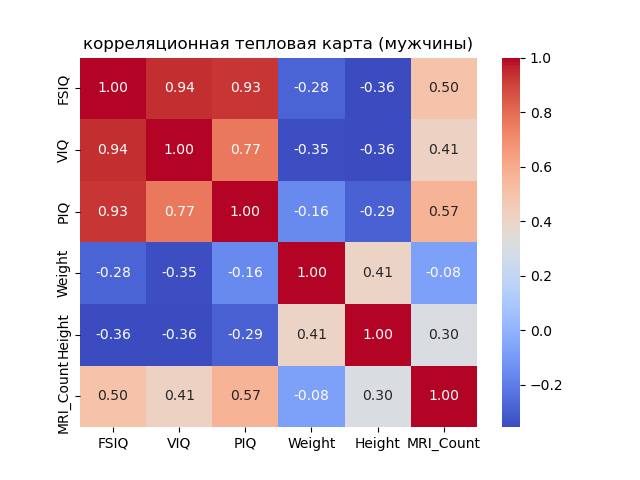

This chart was generated by the following Python code:
import seaborn as sns
import matplotlib.pyplot as plt
import pandas as pd

brainFrame = pd.read_csv('brainsize.txt', delimiter='\t')

menDf = brainFrame[brainFrame['Gender'] == 'Male']
womenDf = brainFrame[brainFrame['Gender'] == 'Female']

mcorr = menDf.corr(method='pearson', numeric_only=True)

sns.heatmap(mcorr, annot=True, cmap='coolwarm', fmt='.2f')
plt.title('корреляционная тепловая карта (мужчины)')

# plt.savefig('attribute_correlations_women.png')
plt.show()
